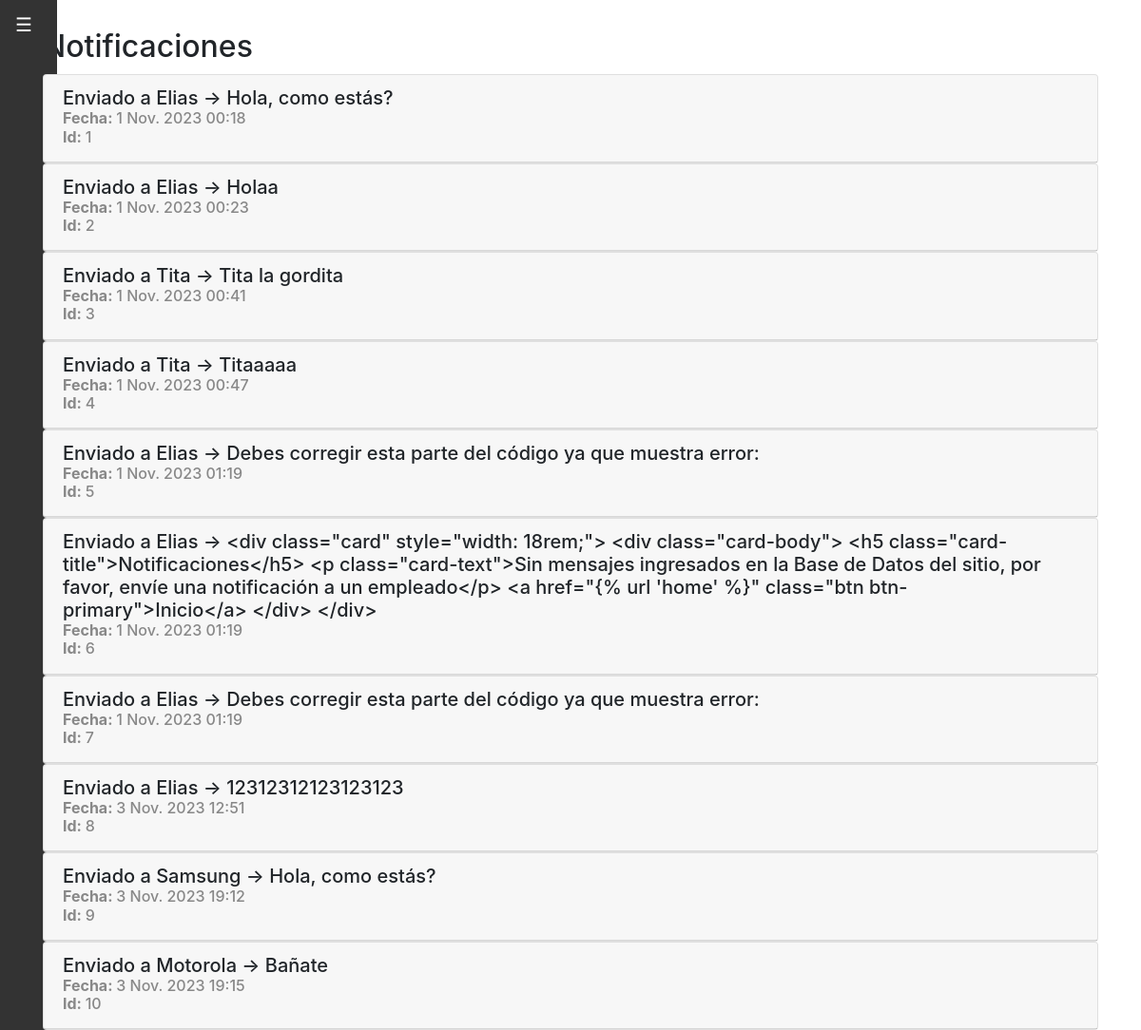
The page /notificaciones/ on the database its author committed.
### employee_audit/models.py (models this page shows, shortened)
class Notificacion(models.Model):
    id = models.AutoField(primary_key=True)
    mensaje = models.ForeignKey(Mensaje, on_delete=models.CASCADE, related_name='notificaciones', default=1)
    empleado = models.ForeignKey(Empleado, on_delete=models.CASCADE, related_name='notificaciones')
    fecha_envio = models.DateTimeField(auto_now_add=True, null= True)
    class Meta:
        verbose_name = "Notificación"
        verbose_name_plural = "Notificaciones"

class Empleado(models.Model):
    ESTADO_CHOICES = [
        ('Activo', 'Activo'),
        ('Inactivo', 'Inactivo'),
    ]
    id = models.AutoField(primary_key=True)
    nombre = models.CharField(verbose_name="Empleados", max_length=100)
    estado = models.CharField(max_length=10, choices=ESTADO_CHOICES, default='Activo')
    edad = models.PositiveIntegerField(verbose_name="Edad", blank=True, null= True)
    direccion = models.CharField(max_length=255, blank=True, null= True)
    telefono = models.CharField(max_length=15, blank=True, null= True)
    email = models.EmailField(max_length=100, blank=True, null= True)
    fecha_de_ingreso = models.DateField(verbose_name="Fecha de Ingreso", blank=True, null= True)
    class Meta:
        verbose_name = "Empleado"
        verbose_name_plural = "Empleados"
    def __str__(self):
            return self.nombre

class Mensaje(models.Model):
    contenido = models.CharField(verbose_name="Mensajes", max_length=500)
    def __str__(self):
        return self.contenido

### employee_audit/views.py (the view)
# urls.py: path("notificaciones/", NotificationList.as_view(), name="notificaciones"),
class NotificationList(ListView):
    model = Notificacion
    def get_context_data(self, **kwargs):
        contexto = super().get_context_data(**kwargs)
        contexto["titulo"] = "Lista de notificaciones enviadas"
        return contexto

### employee_audit/templates/employee_audit/notificacion_list.html (shortened to what this page needs)
{% extends 'employee_audit/base.html' %}
{% load static %}
{% block content %}
{% include 'includes/notification_menu.html' %}
    <main role="main" class="container">
        <h2 style="margin: 30px 0 10px 0;">Notificaciones</h2>
        {% if notificacion_list %}
            <div class="list-group">
                {% for notificacion in notificacion_list %}
                    <div class="card">
                        <h5 class="card-header">Enviado a {{ notificacion.empleado }} -> {{ notificacion.mensaje }}
                          <br>
                          <p style="font-size: 0.8em; color: #888; margin: 0;">
                            <b>Fecha: </b>{{ notificacion.fecha_envio }}
                          </p>
                          <p style="font-size: 0.8em; color: #888; margin-bottom: 4px;">
                            <b>Id: </b>{{ notificacion.id }}
                          </p>
                        </h5>
                    </div>
                {% endfor %}
            </div>
        {% endif %}
    </main>
{% endblock content %}

### employee_audit/static/css/main.css (style rules this page uses)
:root { --jumbotron-padding-y: 3rem; }

### rows shown on the page
Notificacion: empleado "Elias", mensaje "Hola, como estás?", fecha_envio "1 Nov. 2023 00:18", id "1"
Notificacion: empleado "Elias", mensaje "Holaa", fecha_envio "1 Nov. 2023 00:23", id "2"
Notificacion: empleado "Tita", mensaje "Tita la gordita", fecha_envio "1 Nov. 2023 00:41", id "3"
Notificacion: empleado "Tita", mensaje "Titaaaaa", fecha_envio "1 Nov. 2023 00:47", id "4"
Notificacion: empleado "Elias", mensaje "Debes corregir esta parte del código ya que muestra error:", fecha_envio "1 Nov. 2023 01:19", id "5"
Notificacion: empleado "Elias", mensaje "<div class=\"card\" style=\"width: 18rem;\"> <div class=\"card-body\"> <h5 class=\"card-title\">Notificaciones</h5> <p class=\"card-text\">Sin mensajes ingresados en la Base de Datos del sitio, por favor, envíe una notificación a un empleado</p> <a href=\"{% url 'home' %}\" class=\"btn btn-primary\">Inicio</a> </div> </div>", fecha_envio "1 Nov. 2023 01:19", id "6"
Notificacion: empleado "Elias", mensaje "Debes corregir esta parte del código ya que muestra error:", fecha_envio "1 Nov. 2023 01:19", id "7"
Notificacion: empleado "Elias", mensaje "12312312123123123", fecha_envio "3 Nov. 2023 12:51", id "8"
Notificacion: empleado "Samsung", mensaje "Hola, como estás?", fecha_envio "3 Nov. 2023 19:12", id "9"
Notificacion: empleado "Motorola", mensaje "Bañate", fecha_envio "3 Nov. 2023 19:15", id "10"
